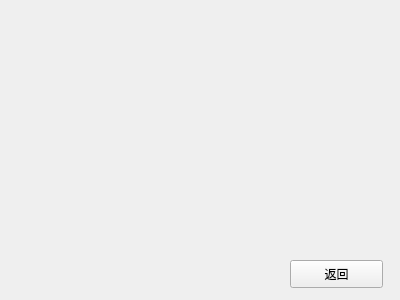
<?xml version="1.0" encoding="UTF-8"?>
<ui version="4.0">
 <class>EventWindow</class>
 <widget class="QWidget" name="EventWindow">
  <property name="geometry">
   <rect>
    <x>0</x>
    <y>0</y>
    <width>400</width>
    <height>300</height>
   </rect>
  </property>
  <property name="windowTitle">
   <string>Form</string>
  </property>
  <widget class="QPushButton" name="eventBackButton">
   <property name="geometry">
    <rect>
     <x>290</x>
     <y>260</y>
     <width>93</width>
     <height>28</height>
    </rect>
   </property>
   <property name="text">
    <string>返回</string>
   </property>
  </widget>
 </widget>
 <resources/>
 <connections/>
</ui>
